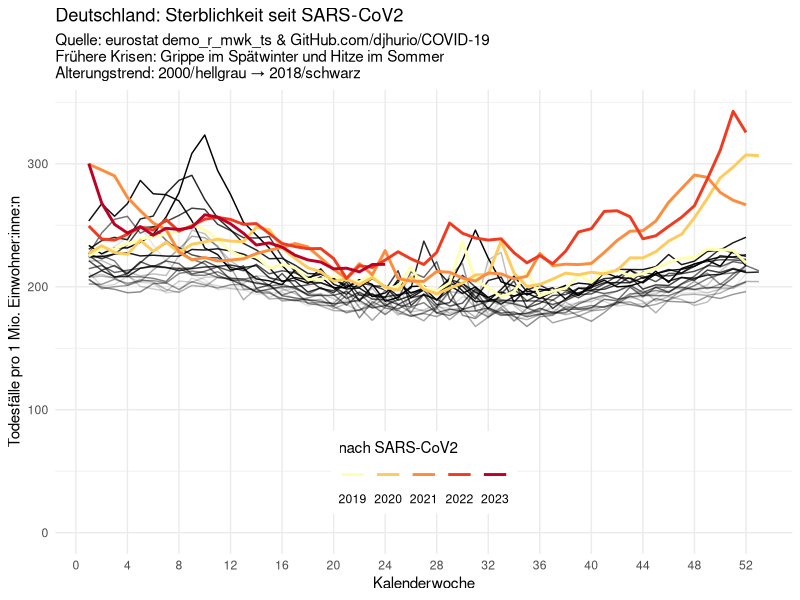
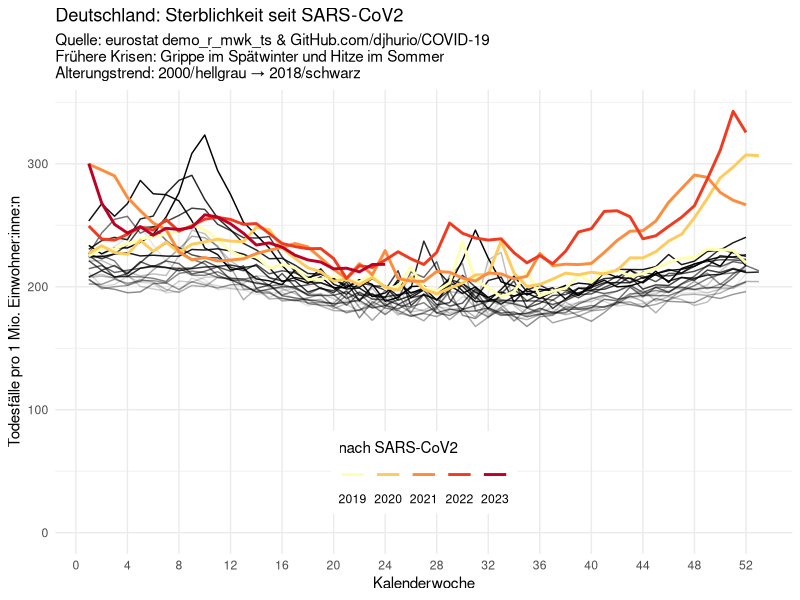

These figures' R source, in order:
library(ggplot2)

# Run djhurio's script once to get all EU data & regenerate faceted plots
# install.packages(c("data.table", "ISOcodes", "eurostat"))
# source('deaths-by-week.R'); rm(list = ls())

# My goal here: Split mortality data for a single country by pre- & post-CoVID
# TODO: Loop over all other countries & generate plots with English labels.
country <- 'Germany'
covid_start <- 2019
label_pre  <- 'vor SARS-CoV2'
label_post <- 'nach SARS-CoV2'
weeks <- seq(from = 0, to = 52, by = 4)
file_name <- paste0('output/', country, '.jpg')

data <- readr::read_csv('data.csv') |>
  dplyr::filter(cntry == country) |>
  dplyr::transmute(year = gsub('W\\d+', '', time),
                   # country = cntry, # for all countries, instead of filter
                   week, death.rate) |>
  dplyr::mutate(SARS = ifelse(year < covid_start, label_pre, label_post))
# dplyr::group_by(Woche)
# death_median = median(death.rate),
# death_iqr = IQR(death.rate)

pre <- dplyr::filter(data, SARS == label_pre)
post <- dplyr::filter(data, SARS == label_post)
N_years <- length(unique(post$year))
max_deaths <- ceiling(max(post$death.rate, pre$death.rate))

start <- min(pre$year)
end <- max(pre$year)
# Grippe <- dplyr::filter(pre, Woche > 7 & Woche < 11) %>%
#   dplyr::slice_max(death.rate, prop = 0.05) %>%
#   dplyr::select(Jahr) %>%
#   unique()

ggplot(mapping = aes(x = week, y = death.rate)) +
  geom_line(data = pre, aes(alpha = year), show.legend = FALSE) +
  geom_line(
    data = post,
    mapping = aes(y = death.rate, color = year),
    linewidth = 1
  ) +
  # facet_wrap(vars(country)) + # for all countries, instead of filter
  scale_color_brewer(palette = 'YlOrRd', name = label_post) +
  scale_x_continuous(breaks = weeks,
                     minor_breaks = NULL) +
  scale_y_continuous(limits = c(0, max_deaths)) +
  ylab('Todesfälle pro 1 Mio. Einwohner:inne:n') +
  # ylab('Death rate [per million]') +
  labs(
    title = 'Deutschland: Sterblichkeit seit SARS-CoV2',
    # title = paste0(country, ': Death rate before & after SARS-CoV2'),
    # subtitle = 'Sources: eurostat demo_r_mwk_ts & GitHub.com/djhurio/COVID-19',
    subtitle = paste0(
      'Quelle: eurostat demo_r_mwk_ts & GitHub.com/djhurio/COVID-19',
      '\nFrühere Krisen: Grippe im Spätwinter und Hitze im Sommer',
      '\nAlterungstrend: ',
      start,
      '/hellgrau → ',
      end,
      '/schwarz'
    ),
    x = 'Kalenderwoche'
    # x = 'calendar week'
  ) +
  theme_minimal() +
  theme(
    legend.position = c(.5, .175),
    legend.background = element_rect(fill = 'white', linewidth = 0)
  ) +
    guides(col = guide_legend(ncol = N_years, label.position = 'bottom'))

ggsave(file_name,
       width = 2048,
       height = 1536,
       units = 'px')
